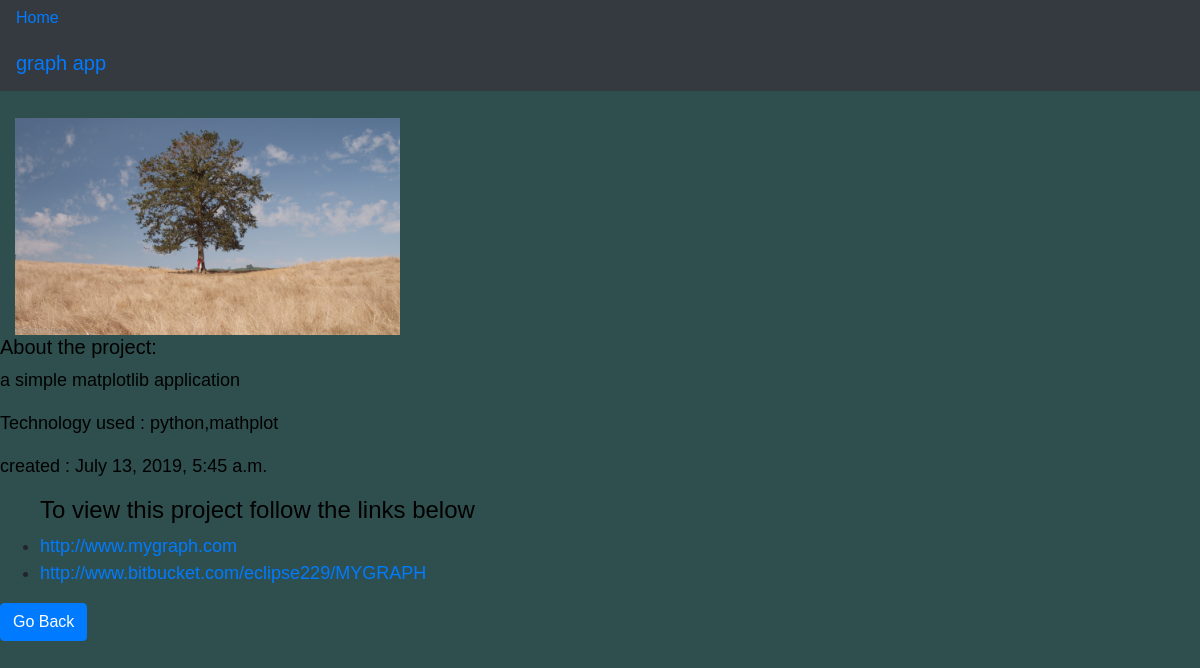
The page /projects/projects/4/ on the database as committed earlier.
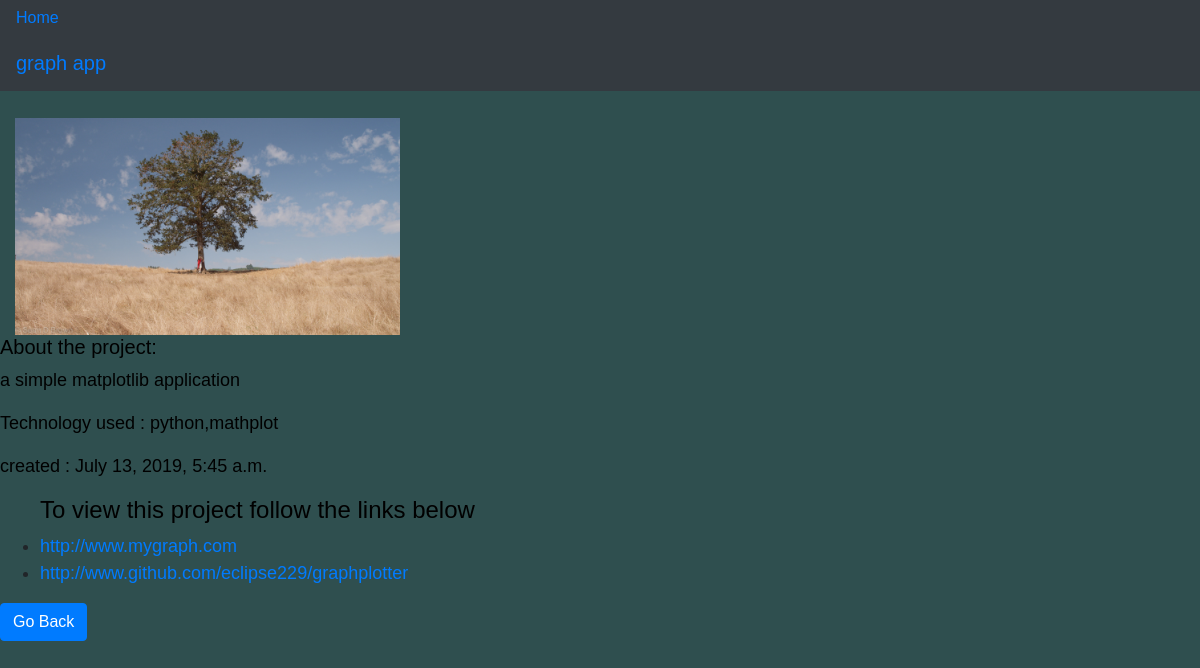
The same page on the database as committed later.
### myworks/models.py (models this page shows, shortened)
class Portfolio(models.Model):
    title = models.CharField(max_length = 30, verbose_name = 'project name')
    project_url = models.URLField(max_length=100)
    project_repository = models.URLField(max_length=50)
    description = models.TextField(blank=True)
    technology_used = models.CharField(max_length=15,verbose_name ='technology')
    date_created = models.DateTimeField(auto_now_add=True)

### myworks/views.py (the view)
# urls.py: path('projects/<int:pk>/', ProjectDetails.as_view(), name='details'),
class ProjectDetails(DetailView):
    model = Portfolio
    template_name = 'project_details.html'
    context_object_name = 'project'

### myworks/templates/project_details.html (shortened to what this page needs)
{% extends 'base.html' %}
{% load static %}
    {% block content %}
    <nav class="navbar navbar-expand-md navbar-dark bg-dark mb- ">
           <h5> <a href='#'>{{ project.title }}</a><br/></h5>
        </nav>
   <br/> <div class="row\">
        <div class="col-md-8">
            <img src="{% static 'img/homepage.jpeg' %}" alt="" width="50%" height="70%">
        </div>
    </div>
    <h5>About the project:</h5>
    <p> {{ project.description }}</p>
    <p> Technology used : {{ project.technology_used }}</p>
    <p> created : {{ project.date_created }} </p>
    <ul>
        <h4>To view this project follow the links below </h4>
        <li> <a href="{{ project.project_url }}" > {{project.project_url }}</a> </li>
        <li> <a href="{{ project.project_repository }}" > {{project.project_repository }}</a> </li>
    </ul>
    <a href="{% url 'projects' %}" class="btn btn-primary"> Go Back</a><br/><br/> {% endblock content %}

Rows that differ between the two databases and show on the page:
changed Portfolio "graph app": project_repository "http://www.bitbucket.com/eclipse229/MYGRAPH" → "http://www.github.com/eclipse229/graphplotter"
